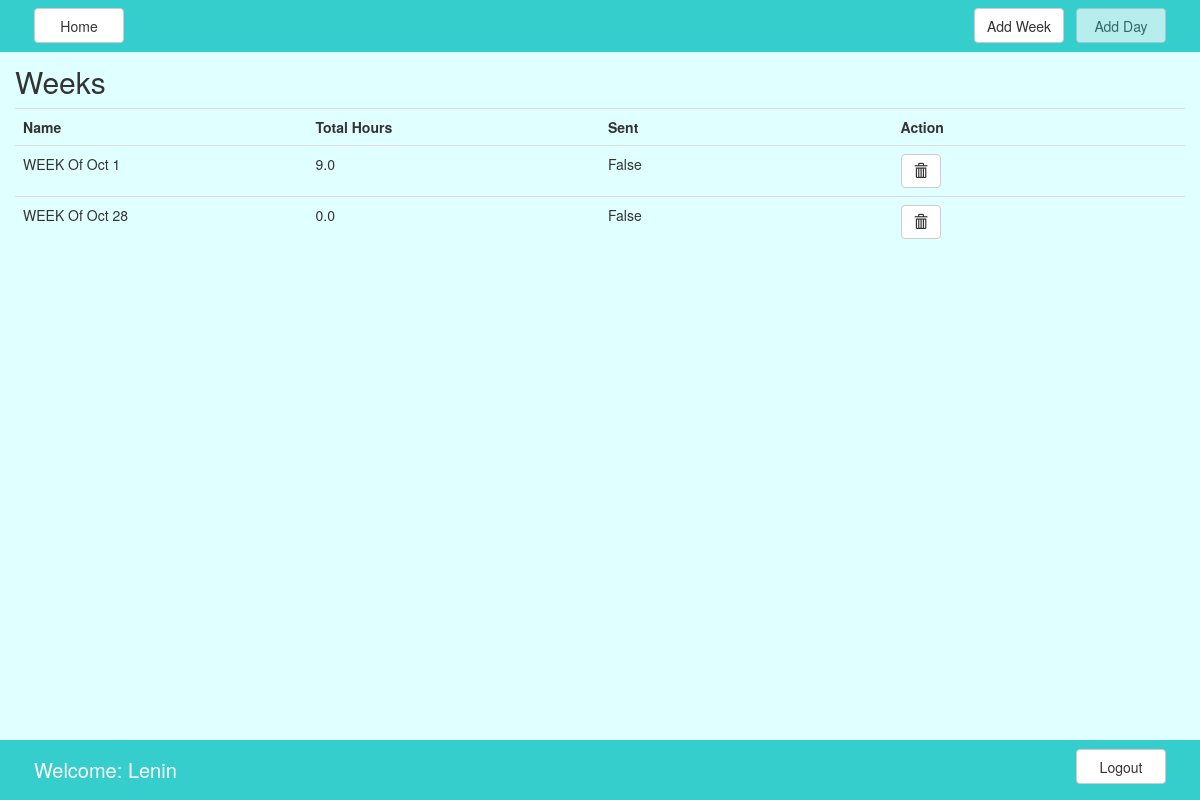
Page /report/ (signed in) on the earlier database version.
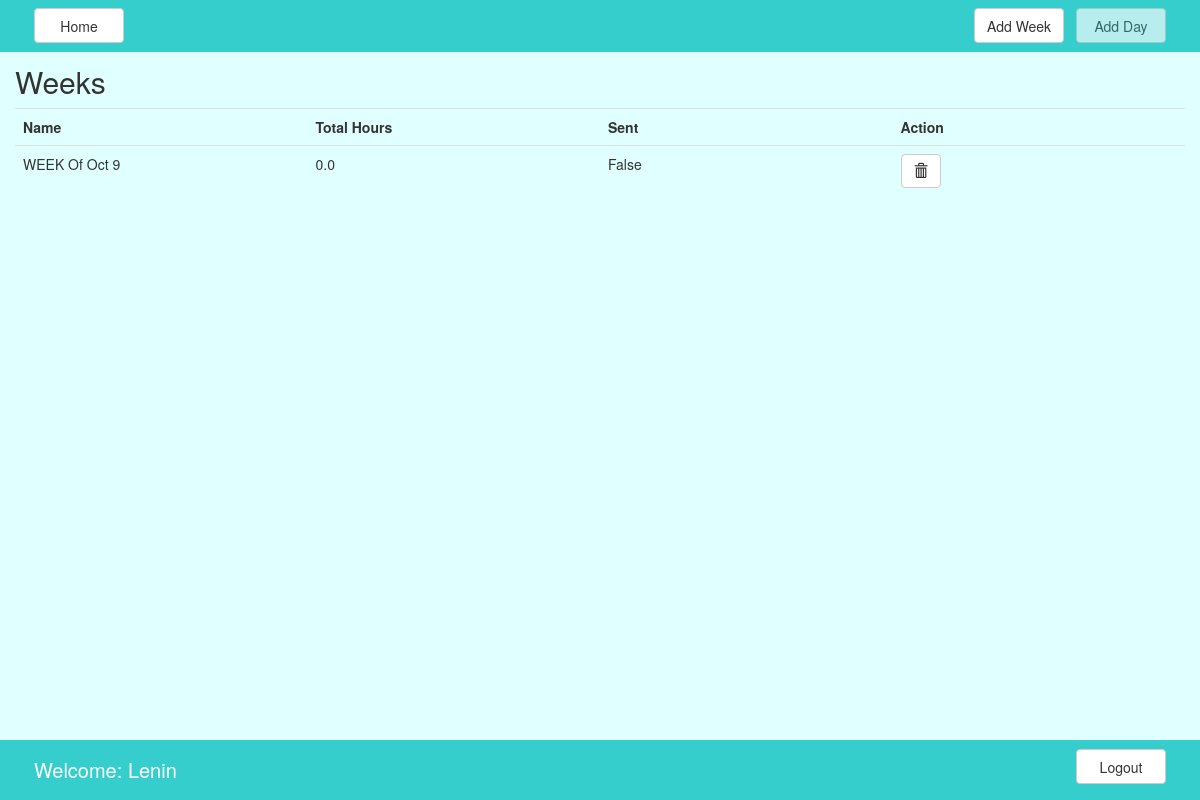
Same page on the later database version.
### report/models.py (models this page shows, shortened)
class weekly_report(models.Model):
    author = models.ForeignKey(User, on_delete=models.CASCADE)
    name = models.CharField(max_length=50)
    sent = models.BooleanField(default=False)
    total_hours = models.FloatField(default='0')
    miscelaneous = models.FloatField(default='0')
    comments = models.TextField(max_length=500, null=True, blank=True)

### report/views.py (the view)
class WeekListView(generic.ListView):
    template_name = 'week.html'
    def get_queryset(self):
        return weekly_report.objects.filter(author=self.request.user)

### template/week.html (shortened to what this page needs)
{% extends "base.html" %}
{% load staticfiles %}
{% block h1 %}Weeks{% endblock %}
{% block content %}
<div class="table-responsive">
<table class="table">
    <th style="width: 10%">Name</th>
    <th style="width: 10%">Total Hours</th>
    <th style="width: 10%">Sent</th>
    <th style="width: 10%">Action</th>
    {% for week in object_list%}
    <form id="form_main{{ week.id }}",method="post",action="{% url 'report:view_week_delete' week.id %}",onsubmit="">
        <tr>
            <td style="cursor:pointer" onclick="location.href='/report/week/{{week.pk}}'">{{week.name}}</td>
            <td style="cursor:pointer" onclick="location.href='/report/week/{{week.pk}}'">{{week.total_hours}}</td>
            <td style="cursor:pointer" onclick="location.href='/report/week/{{week.pk}}'">{{week.sent}}</td>
            <td >
                <button type="submit", class="btn btn-default btn-s" onclick="event.preventDefault();$('<div></div>').html('Do you want to delete {{week.name}}?').dialog({title: 'Confirm', resizable: false, modal: true,buttons: {'Yes': function() {$(this).dialog('close');$('#form_main{{ week.id }}').submit();},'No': function() {$(this).dialog('close');}},close: function (event, ui) {$(this).remove();},});">
                    <span class="glyphicon glyphicon-trash"></span>
                </button>
            </td>
        </tr>
    </form>
    {% endfor %}
</table>
</div>
{% endblock %}

### template/base.html (shortened to what this page needs)
{% load staticfiles %}
<!DOCTYPE HTML PUBLIC "-//W3C//DTD HTML 4.01//EN">
<html lang="en">
    <link rel="stylesheet" href="https://maxcdn.bootstrapcdn.com/bootstrap/3.3.7/css/bootstrap.min.css">
    <link rel="stylesheet" href="/static/stylesheet.css">
    <link rel="stylesheet" href="//code.jquery.com/ui/1.12.1/themes/smoothness/jquery-ui.css">
    <head>
        {% if user.is_authenticated %}
            <nav class="navbar navbar-dark bg-primary navbar-fixed-top">
                <div class="container">
                    <div class="navbar-header pull-left">
                        <button onclick="location.href='/report/'" type="button" class="btn btn-default navbar-btn">Home</button>
                    </div>
                    <div class="navbar-header pull-right">
                        <button onclick="location.href='/report/week/add/'" type="button" class="btn btn-default navbar-btn"><span id="button_add_week">Add Week</span></button>
                        <button type="button" class="btn btn-default navbar-btn" disabled="true" id="button_add_day"><span>Add Day</span></button>
                    </div>
                </div>
            </nav>
                    <nav class="navbar navbar-dark bg-primary navbar-fixed-bottom">
                <div class="container">
                    <div class="navbar-header pull-left">
                          <span class="navbar-text">Welcome: {{ user.get_username }}</span>
                    </div>
                    <div class="navbar-header pull-right">
                        <button id="button_navbar_bottom" type="button" onclick="location.href='/report/signout'" class="btn btn-default navbar-btn"><span id="button_login"> Logout </span></button>
                    </div>
                </div>
            </nav>
        {% endif %}
    </head>
    <body>
        <div class="container-fluid">
            <h2>{% block h1 %}{% endblock %}</h2>
            {% block content %}{% endblock %}
        </div>
    </body>
</html>

### static/stylesheet.css (style rules this page uses)
body { padding-top: 45px; padding-bottom: 55px; background: LIGHTCYAN !important; }
.navbar { padding: 0px; margin-bottom: 0px !important; background-color: #35cecc; }
.navbar-btn { margin-right: 4px; margin-left: 4px; width: 90px !important; height: 35px; }
.navbar-text { margin-left: 4px; font-size: 20px; }

Differences in the rows shown:
removed weekly_report: name "WEEK Of Oct 1", total_hours "9.0", sent "False"
removed weekly_report: name "WEEK Of Oct 28", total_hours "0.0", sent "False"
added weekly_report: name "WEEK Of Oct 9", total_hours "0.0", sent "False"
